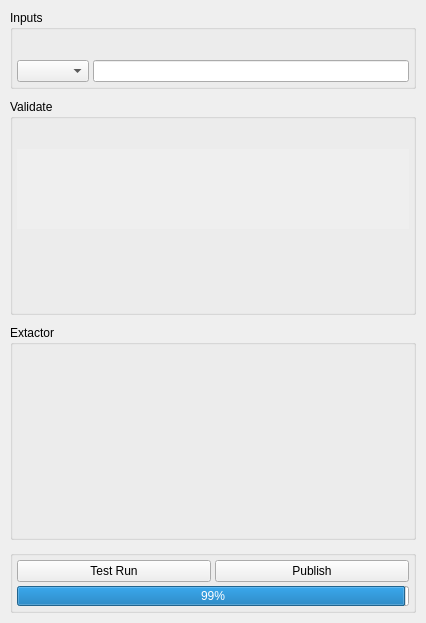
<?xml version="1.0" encoding="UTF-8"?>
<ui version="4.0">
 <class>MainWindow</class>
 <widget class="QMainWindow" name="MainWindow">
  <property name="geometry">
   <rect>
    <x>0</x>
    <y>0</y>
    <width>426</width>
    <height>623</height>
   </rect>
  </property>
  <property name="windowTitle">
   <string>MainWindow</string>
  </property>
  <property name="styleSheet">
   <string notr="true">QGroupBox
{
	font: 14pt &quot;MS Shell Dlg 2&quot;;
	border: 1px solid #FFAA00;
}

font: 14pt &quot;MS Shell Dlg 2&quot;;
</string>
  </property>
  <widget class="QWidget" name="centralwidget">
   <layout class="QVBoxLayout" name="verticalLayout_mainwind">
    <property name="spacing">
     <number>10</number>
    </property>
    <property name="margin">
     <number>10</number>
    </property>
    <item>
     <widget class="QGroupBox" name="groupBox_input">
      <property name="sizePolicy">
       <sizepolicy hsizetype="Preferred" vsizetype="Fixed">
        <horstretch>0</horstretch>
        <verstretch>0</verstretch>
       </sizepolicy>
      </property>
      <property name="title">
       <string>Inputs</string>
      </property>
      <layout class="QHBoxLayout" name="horizontalLayout_input">
       <property name="spacing">
        <number>4</number>
       </property>
       <property name="leftMargin">
        <number>4</number>
       </property>
       <property name="topMargin">
        <number>30</number>
       </property>
       <property name="rightMargin">
        <number>4</number>
       </property>
       <property name="bottomMargin">
        <number>4</number>
       </property>
       <item>
        <widget class="QComboBox" name="comboBox_layout">
         <property name="styleSheet">
          <string notr="true">font: 63 italic 16pt &quot;Ubuntu&quot;;</string>
         </property>
        </widget>
       </item>
       <item>
        <widget class="QLineEdit" name="lineEdit_bundle">
         <property name="styleSheet">
          <string notr="true">font: 63 italic 16pt &quot;Ubuntu&quot;;</string>
         </property>
        </widget>
       </item>
      </layout>
     </widget>
    </item>
    <item>
     <layout class="QVBoxLayout" name="verticalLayout">
      <item>
       <widget class="QGroupBox" name="groupBox_validate">
        <property name="title">
         <string>Validate</string>
        </property>
        <layout class="QVBoxLayout" name="verticalLayout_validate">
         <property name="spacing">
          <number>4</number>
         </property>
         <property name="leftMargin">
          <number>4</number>
         </property>
         <property name="topMargin">
          <number>30</number>
         </property>
         <property name="rightMargin">
          <number>4</number>
         </property>
         <property name="bottomMargin">
          <number>4</number>
         </property>
         <item>
          <widget class="QScrollArea" name="scrollArea">
           <property name="frameShape">
            <enum>QFrame::NoFrame</enum>
           </property>
           <property name="widgetResizable">
            <bool>true</bool>
           </property>
           <widget class="QWidget" name="scrollAreaWidgetContents">
            <property name="geometry">
             <rect>
              <x>0</x>
              <y>0</y>
              <width>394</width>
              <height>86</height>
             </rect>
            </property>
            <layout class="QGridLayout" name="gridLayout_validate"/>
           </widget>
          </widget>
         </item>
         <item>
          <spacer name="verticalSpacer_validate">
           <property name="orientation">
            <enum>Qt::Vertical</enum>
           </property>
           <property name="sizeHint" stdset="0">
            <size>
             <width>20</width>
             <height>40</height>
            </size>
           </property>
          </spacer>
         </item>
        </layout>
       </widget>
      </item>
      <item>
       <widget class="QGroupBox" name="groupBox_extactor">
        <property name="minimumSize">
         <size>
          <width>0</width>
          <height>100</height>
         </size>
        </property>
        <property name="title">
         <string>Extactor</string>
        </property>
        <layout class="QVBoxLayout" name="verticalLayout_extactor">
         <property name="spacing">
          <number>4</number>
         </property>
         <property name="leftMargin">
          <number>4</number>
         </property>
         <property name="topMargin">
          <number>30</number>
         </property>
         <property name="rightMargin">
          <number>4</number>
         </property>
         <property name="bottomMargin">
          <number>4</number>
         </property>
         <item>
          <layout class="QGridLayout" name="gridLayout_extactor">
           <property name="spacing">
            <number>2</number>
           </property>
          </layout>
         </item>
         <item>
          <spacer name="verticalSpacer_extacter">
           <property name="orientation">
            <enum>Qt::Vertical</enum>
           </property>
           <property name="sizeHint" stdset="0">
            <size>
             <width>20</width>
             <height>40</height>
            </size>
           </property>
          </spacer>
         </item>
        </layout>
       </widget>
      </item>
     </layout>
    </item>
    <item>
     <widget class="QGroupBox" name="groupBox_publish">
      <property name="sizePolicy">
       <sizepolicy hsizetype="Preferred" vsizetype="Fixed">
        <horstretch>0</horstretch>
        <verstretch>0</verstretch>
       </sizepolicy>
      </property>
      <layout class="QVBoxLayout" name="verticalLayout_publish">
       <property name="spacing">
        <number>4</number>
       </property>
       <property name="margin">
        <number>4</number>
       </property>
       <item>
        <layout class="QHBoxLayout" name="horizontalLayout_publish">
         <property name="spacing">
          <number>4</number>
         </property>
         <item>
          <widget class="QPushButton" name="button_testRun">
           <property name="text">
            <string>Test Run</string>
           </property>
          </widget>
         </item>
         <item>
          <widget class="QPushButton" name="button_publish">
           <property name="text">
            <string>Publish</string>
           </property>
          </widget>
         </item>
        </layout>
       </item>
       <item>
        <widget class="QProgressBar" name="progressBar">
         <property name="minimumSize">
          <size>
           <width>0</width>
           <height>20</height>
          </size>
         </property>
         <property name="maximumSize">
          <size>
           <width>16777215</width>
           <height>20</height>
          </size>
         </property>
         <property name="value">
          <number>99</number>
         </property>
         <property name="textVisible">
          <bool>true</bool>
         </property>
        </widget>
       </item>
      </layout>
     </widget>
    </item>
   </layout>
  </widget>
  <widget class="QMenuBar" name="menubar">
   <property name="geometry">
    <rect>
     <x>0</x>
     <y>0</y>
     <width>426</width>
     <height>23</height>
    </rect>
   </property>
  </widget>
 </widget>
 <resources/>
 <connections/>
</ui>
